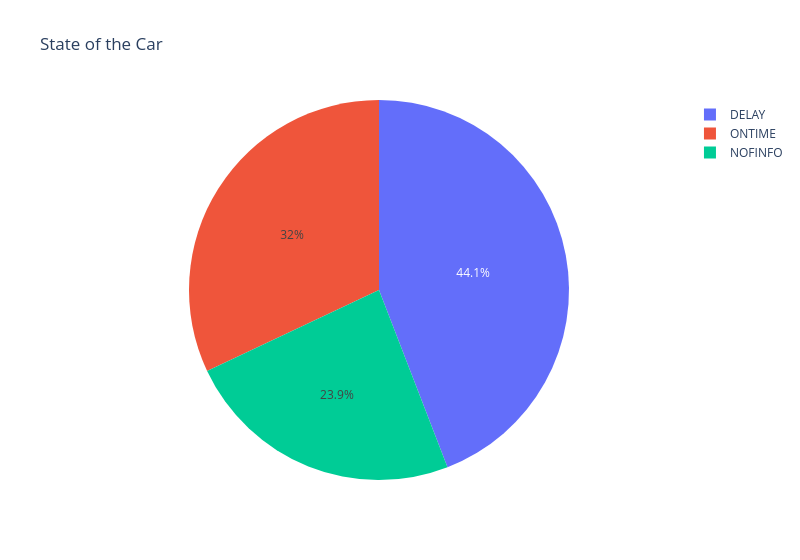

Notebook source saved alongside this figure:
### Code cell
px.pie(df_state_time, values='count', names = 'time', width=WIDTH, title="State of the Car")

### Figure 1 — Plotly figure (JSON) as saved in the notebook; plotly's stock layout.template omitted (floating-point values rounded to 4 significant figures)
{"data": [{"domain": {"x": [0, 1], "y": [0, 1]}, "hovertemplate": "time=%{label}<br>count=%{value}<extra></extra>", "labels": ["DELAY", "ONTIME", "NOFINFO"], "legendgroup": "", "name": "", "showlegend": true, "type": "pie", "values": [9404, 6820, 5086]}], "layout": {"legend": {"tracegroupgap": 0}, "title": {"text": "State of the Car"}, "width": 800}}
